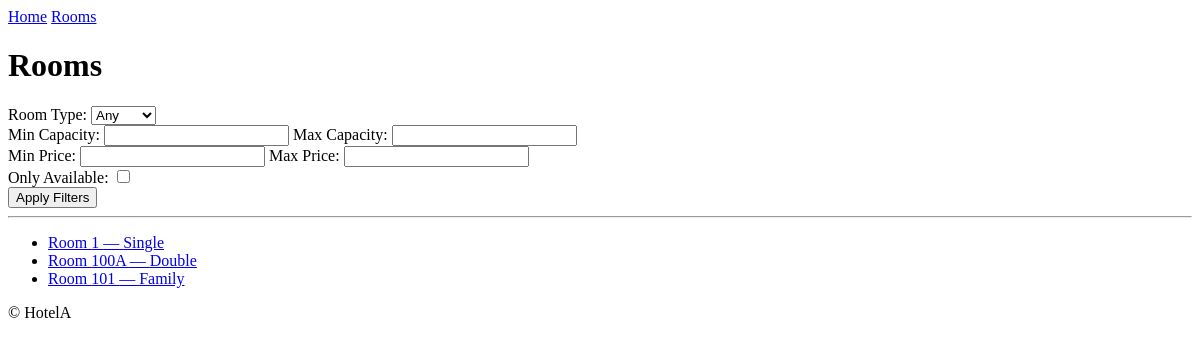
Page /rooms/ on the earlier database version.
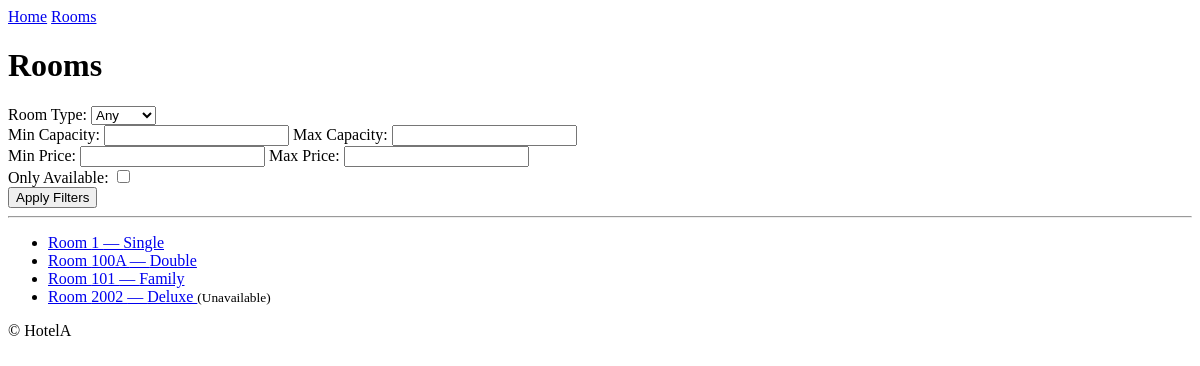
Same page on the later database version.
### hotel/models.py (models this page shows, shortened)
class Room(models.Model):
    class RoomType(models.TextChoices):
        SINGLE = 'single', 'Single'
        DOUBLE = 'double', 'Double'
        SUITE = 'suite', 'Suite'
        FAMILY = 'family', 'Family'
        DELUXE = 'deluxe', 'Deluxe'
    room_number = models.CharField(max_length=10, unique=True)
    room_type = models.CharField(
        max_length=10,
        choices=RoomType.choices,
        default=RoomType.SINGLE,
    )
    capacity = models.PositiveSmallIntegerField()
    price_per_night = models.DecimalField(max_digits=10, decimal_places=2)
    description = models.TextField(blank=True, null=True)
    is_available = models.BooleanField(default=True)
    class Meta:
        ordering = ['room_number']

### hotel/views.py (the view)
# urls.py: path('rooms/', RoomListView.as_view(), name='list'),
class RoomListView(ListView):
    model = Room
    template_name = 'rooms/index.html'
    context_object_name = 'rooms'
    paginate_by = 10
    filterset_class = RoomFilter
    def get_queryset(self):
        qs = super().get_queryset()
        data = self.request.GET.copy()
        self.filterset = self.filterset_class(data, queryset=qs)
        return self.filterset.qs
    def get_context_data(self, **kwargs):
        context = super().get_context_data(**kwargs)
        context['filter_form'] = RoomFilterForm(self.request.GET)
        context['filterset'] = self.filterset
        return context

### hotel/forms.py
class RoomFilterForm(forms.Form):
    ROOM_TYPE_CHOICES = [('', 'Any')] + list(Room.RoomType.choices)
    room_type = forms.ChoiceField(choices=ROOM_TYPE_CHOICES, required=False, label="Room Type")
    min_capacity = forms.IntegerField(required=False, min_value=1, label="Min Capacity")
    max_capacity = forms.IntegerField(required=False, min_value=1, label="Max Capacity")
    min_price = forms.DecimalField(required=False, min_value=0, decimal_places=2, label="Min Price")
    max_price = forms.DecimalField(required=False, min_value=0, decimal_places=2, label="Max Price")
    only_available = forms.BooleanField(required=False, initial=False, label="Only Available")

### hotel/filters.py (called while the page is built)
    def filter_by_availability(self, queryset, name, value):
        if value:
            return queryset.filter(is_available=True)
        return queryset  # unchecked → no filtering

### hotel/templates/rooms/index.html (shortened to what this page needs)
{% extends "base.html" %}
{% block content %}
  <h1>Rooms</h1>
  <form method="get" class="room-filter-form">
    <div>
      {{ filter_form.room_type.label_tag }} {{ filter_form.room_type }}
    </div>
    <div>
      {{ filter_form.min_capacity.label_tag }} {{ filter_form.min_capacity }}
      {{ filter_form.max_capacity.label_tag }} {{ filter_form.max_capacity }}
    </div>
    <div>
      {{ filter_form.min_price.label_tag }} {{ filter_form.min_price }}
      {{ filter_form.max_price.label_tag }} {{ filter_form.max_price }}
    </div>
    <div>
      {{ filter_form.only_available.label_tag }} {{ filter_form.only_available }}
    </div>
    <button type="submit">Apply Filters</button>
  </form>
  <hr>
  <ul>
    {% for room in rooms %}
      <li>
        <a href="{% url 'detail' room.pk %}">
          Room {{ room.room_number }} — {{ room.get_room_type_display }}
        </a>
        {% if not room.is_available %}<small>(Unavailable)</small>{% endif %}
      </li>
    {% empty %}
      <li>No rooms match your criteria.</li>
    {% endfor %}
  </ul>
{% endblock %}

Differences in the rows shown:
added Room: room_number "2002", room_type "Deluxe", is_available "(Unavailable)"
